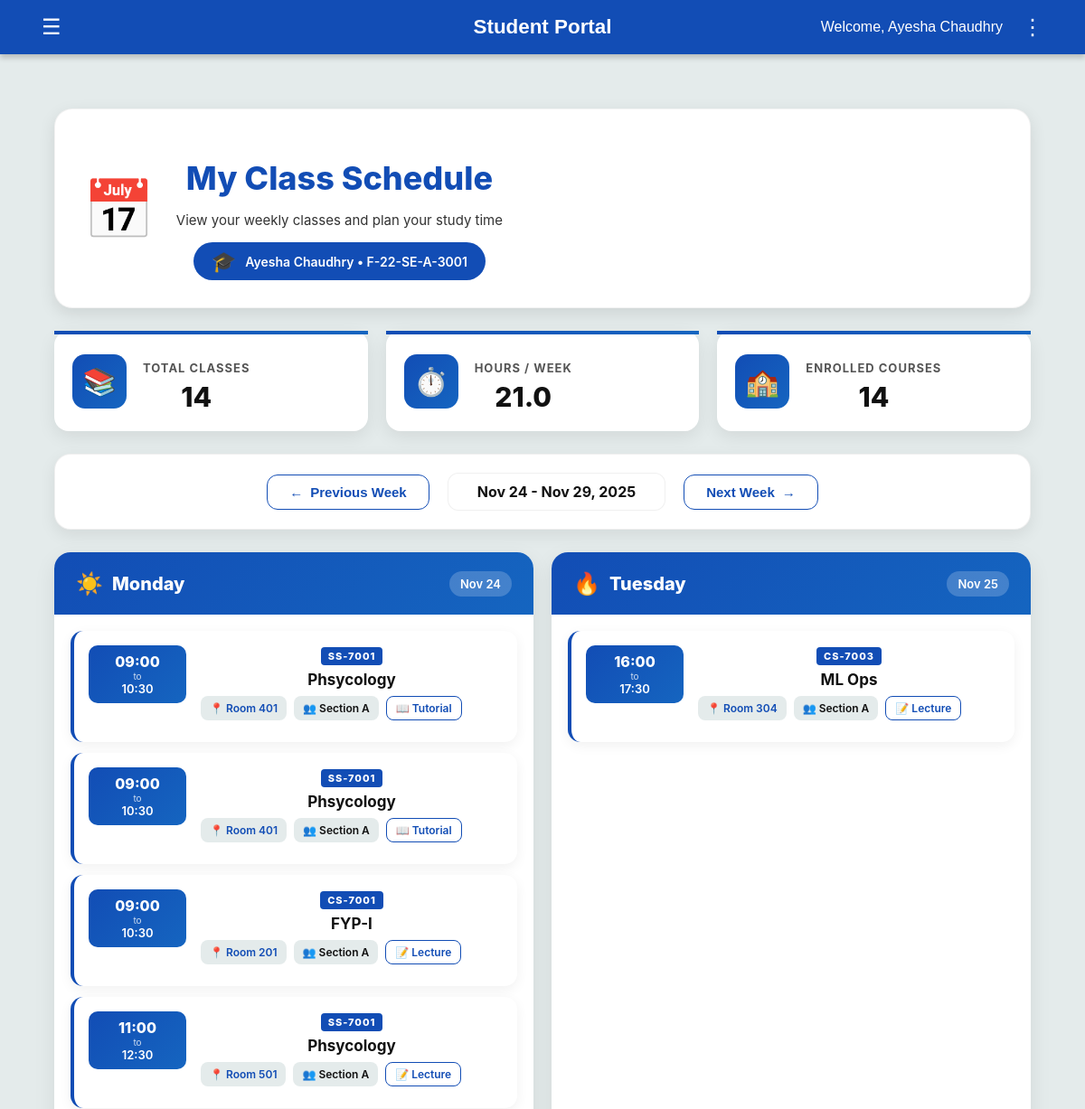
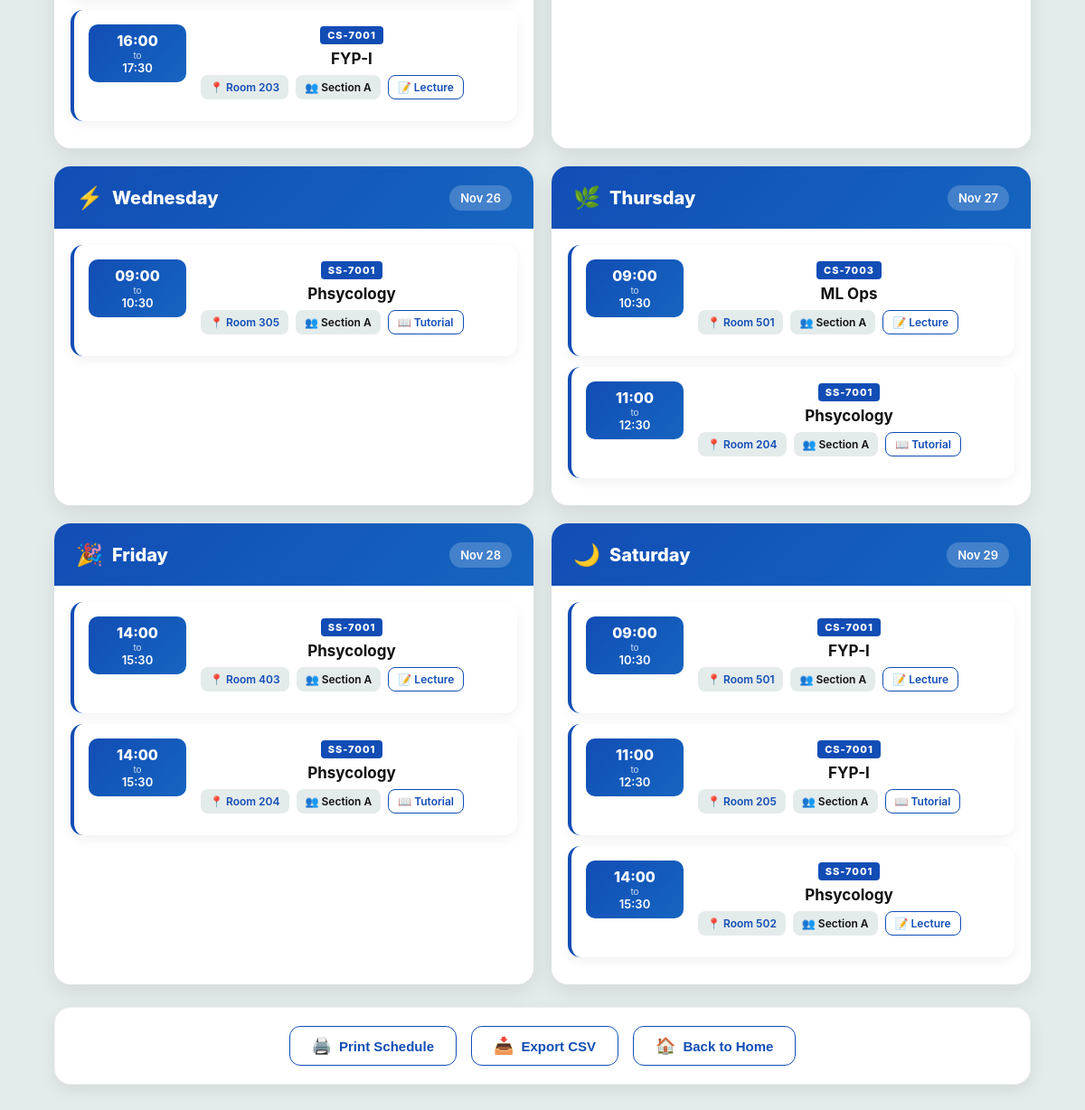
Page /student_timetable (signed in) on the committed database (2 pictures, top to bottom).
### tables this page shows
CREATE TABLE students (
        Roll_No TEXT PRIMARY KEY,
        Name TEXT,
        Gender TEXT,
        DOB TEXT,
        CNIC TEXT,
        Email TEXT,
        Mobile_No TEXT,
        Current_Address TEXT,
        Permanent_Address TEXT,
        Home_Phone TEXT,
        Postal_Code TEXT,
        Password TEXT
    );

CREATE TABLE timetable (
        id INTEGER PRIMARY KEY AUTOINCREMENT,
        Teacher_ID TEXT NOT NULL,
        Course_Code TEXT NOT NULL,
        Day TEXT NOT NULL,
        Start_Time TEXT NOT NULL,
        End_Time TEXT NOT NULL,
        Room TEXT NOT NULL,
        Section TEXT NOT NULL,
        Class_Type TEXT NOT NULL,
        Week_Number INTEGER DEFAULT 1,
        FOREIGN KEY (Teacher_ID) REFERENCES teachers(Teacher_ID),
        FOREIGN KEY (Course_Code) REFERENCES courses(Course_Code)
    );

CREATE TABLE courses (
        Course_Code TEXT PRIMARY KEY,
        Course_Name TEXT, Credit_Hr INTEGER, Prerequisite TEXT
    );

### app.py (the view, shortened to what this page needs)
@app.route('/student_timetable')
def student_timetable():
    if 'user' not in session:
        return redirect(url_for('student_login'))
    rollno = session['user']
    try:
        conn = sqlite3.connect('flake.db')
        conn.row_factory = sqlite3.Row
        cur = conn.cursor()
        cur.execute("SELECT Roll_No, Name FROM students WHERE Roll_No = ?", (rollno,))
        student = cur.fetchone()
        if not student:
            conn.close()
            flash("Student not found", "danger")
            return redirect(url_for('student_home'))
        section = None
        parts = rollno.split('-')
        if len(parts) >= 4:
            section_part = parts[3]
        elif len(parts) >= 3:
            section_part = parts[2]
        else:
            section_part = ''
        letters = ''.join(ch for ch in section_part if ch.isalpha())
        if letters:
            section = f"Section {letters.upper()}"
        if not section:
            section = "Section A"
        print("DEBUG [student_timetable] Roll_No:", rollno)
        print("DEBUG [student_timetable] computed section:", section)
        cur.execute("SELECT Course_Code FROM enrollments WHERE Roll_No = ?", (rollno,))
        enrolled_courses = [row['Course_Code'] for row in cur.fetchall()]
        print("DEBUG [student_timetable] enrolled_courses:", enrolled_courses)
        placeholders = ','.join('?' for _ in enrolled_courses)
        query = f"""
            SELECT t.Day, t.Start_Time, t.End_Time, t.Room, t.Section, t.Class_Type,
                   t.Course_Code, c.Course_Name
            FROM timetable t
            JOIN courses c ON t.Course_Code = c.Course_Code
            WHERE t.Section = ? AND t.Course_Code IN ({placeholders})
            ORDER BY
                CASE t.Day
                    WHEN 'Monday' THEN 1
                    WHEN 'Tuesday' THEN 2
                    WHEN 'Wednesday' THEN 3
                    WHEN 'Thursday' THEN 4
                    WHEN 'Friday' THEN 5
                    WHEN 'Saturday' THEN 6
                END,
                t.Start_Time
        """
        params = [section] + enrolled_courses
        cur.execute(query, params)
        rows = cur.fetchall()
        print("DEBUG [student_timetable] timetable rows count:", len(rows))
        for r in rows[:5]:
            print("DEBUG [student_timetable] row:", dict(r))
        schedule = {}
        for row in rows:
            day = row['Day']
            if day not in schedule:
                schedule[day] = []
            schedule[day].append({
                'start_time': row['Start_Time'],
                'end_time': row['End_Time'],
                'course_code': row['Course_Code'],
                'course_name': row['Course_Name'],
                'room': row['Room'],
                'section': row['Section'],
                'type': row['Class_Type'],
                'students': ''
            })
        total_classes = sum(len(v) for v in schedule.values())
        total_hours = 0
        for classes in schedule.values():
            for cls in classes:
                s_h, s_m = map(int, cls['start_time'].split(':'))
                e_h, e_m = map(int, cls['end_time'].split(':'))
                start_min = s_h * 60 + s_m
                end_min = e_h * 60 + e_m
                total_hours += (end_min - start_min) / 60.0
        statistics = {
            'total_classes': total_classes,
            'total_hours': round(total_hours, 1),
            'total_students': 0
        }
        conn.close()
        return render_template(
            'student_timetable.html',
            student=student,
            schedule=schedule,
            statistics=statistics,
            user=rollno,
            username=student['Name']
        )
    except Exception as e:
        print("Error loading student timetable:", e)
        import traceback
        traceback.print_exc()
        flash("Error loading timetable", "danger")
        return redirect(url_for('student_home'))

### templates/student_timetable.html (shortened to what this page needs)
{% extends "student_dashboard.html" %}
{% block extra_css %}
<link rel="stylesheet" href="{{ url_for('static', filename='student_timetable.css') }}">
{% endblock %}
{% block content %}
<div class="timetable-wrapper">
  <div class="hero-section">
    <div class="hero-content">
      <div class="hero-icon">📅</div>
      <div class="hero-text">
        <h1>My Class Schedule</h1>
        <p>View your weekly classes and plan your study time</p>
        <div class="teacher-badge">
          <span class="badge-icon">🎓</span>
          <span>{{ student.Name }} • {{ student.Roll_No }}</span>
        </div>
      </div>
    </div>
  </div>
  <div class="stats-grid">
    <div class="stat-card">
      <div class="stat-content">
        <div class="stat-icon-box">📚</div>
        <div class="stat-info">
          <h3>Total Classes</h3>
          <div class="stat-value">{{ statistics.total_classes }}</div>
        </div>
      </div>
    </div>
    <div class="stat-card">
      <div class="stat-content">
        <div class="stat-icon-box">⏱️</div>
        <div class="stat-info">
          <h3>Hours / Week</h3>
          <div class="stat-value">{{ statistics.total_hours }}</div>
        </div>
      </div>
    </div>
    <div class="stat-card">
      <div class="stat-content">
        <div class="stat-icon-box">🏫</div>
        <div class="stat-info">
          <h3>Enrolled Courses</h3>
          <div class="stat-value">{{ statistics.total_classes }}</div>
        </div>
      </div>
    </div>
  </div>
  <div class="week-nav-container">
    <div class="week-nav">
      <button class="nav-btn" onclick="changeWeek(-1)">
        <span>←</span>
        <span>Previous Week</span>
      </button>
      <div class="week-display" id="weekDisplay">Current Week</div>
      <button class="nav-btn" onclick="changeWeek(1)">
        <span>Next Week</span>
        <span>→</span>
      </button>
    </div>
  </div>
  <div class="timetable-grid">
    {% for day in ['Monday', 'Tuesday', 'Wednesday', 'Thursday', 'Friday', 'Saturday'] %}
    <div class="day-card">
      <div class="day-header {{ day.lower() }}">
        <div class="day-header-content">
          <div class="day-name">
            <span class="day-emoji">
              {% if day == 'Monday' %}☀️{% elif day == 'Tuesday' %}🔥{% elif day == 'Wednesday' %}⚡{% elif day == 'Thursday' %}🌿{% elif day == 'Friday' %}🎉{% else %}🌙{% endif %}
            </span>
            <span>{{ day }}</span>
          </div>
          <div class="day-date" id="date-{{ day }}"></div>
        </div>
      </div>
      <div class="classes-container">
        {% if schedule.get(day) %}
          {% for class in schedule[day] %}
          <div class="class-card">
            <div class="class-header">
              <div class="class-time-badge">
                <div class="time-start">{{ class.start_time }}</div>
                <div class="time-separator">to</div>
                <div class="time-end">{{ class.end_time }}</div>
              </div>
              <div class="class-info">
                <div class="course-code">{{ class.course_code }}</div>
                <div class="course-name">{{ class.course_name }}</div>
                <div class="class-meta">
                  <span class="meta-badge room">📍 {{ class.room }}</span>
                  <span class="meta-badge section">👥 {{ class.section }}</span>
                  <span class="meta-badge type">
                    {% if class.type == 'Lab' %}💻{% elif class.type == 'Tutorial' %}📖{% else %}📝{% endif %} {{ class.type }}
                  </span>
                </div>
              </div>
            </div>
          </div>
          {% endfor %}
        {% else %}
          <div class="no-class">
            <div class="no-class-icon">🌴</div>
            <div>No classes scheduled today</div>
          </div>
        {% endif %}
      </div>
    </div>
    {% endfor %}
  </div>
  <div class="actions-container">
    <div class="action-buttons">
      <button class="action-btn" onclick="window.print()">
        <span class="btn-icon">🖨️</span>
        <span>Print Schedule</span>
      </button>
      <button class="action-btn" onclick="exportToCSV()">
        <span class="btn-icon">📥</span>
        <span>Export CSV</span>
      </button>
      <button class="action-btn" onclick="goToHome()">
        <span class="btn-icon">🏠</span>
        <span>Back to Home</span>
      </button>
    </div>
  </div>
</div>
{% endblock %}

### templates/student_dashboard.html (shortened to what this page needs)
<!DOCTYPE html>
<html lang="en">
  {% block extra_css %}{% endblock %}
  <head>
    <link
      rel="stylesheet"
      href="{{ url_for('static', filename='portal_template.css') }}"
    />
    <link
      rel="stylesheet"
      href="https://cdnjs.cloudflare.com/ajax/libs/font-awesome/6.5.0/css/all.min.css"
    />
  </head>
  <body>
    <header>
      <button class="left-btn" id="menuToggle">&#9776;</button>
      <h1 class="portal-title"><b>Student Portal</b></h1>
      <div class="user-info">
        <span>Welcome, {{ session.get('user_name', 'Student') }}</span>
        <button class="options-btn" id="optionsToggle">&#8942;</button>
      </div>
    </header>
    <main>
      {% block content %}{% endblock %}
    </main>
  </body>
</html>

### static/portal_template.css (style rules this page uses)
body { margin: 0; font-family: Arial, Helvetica, sans-serif; background-color: #E4EBEB; color: #333; }
header { background-color: #124DB5; display: flex; justify-content: space-between; align-items: center; padding: 15px 40px; color: white; box-shadow: 0 4px 6px rgba(0,0,0,0.2); position: relative; }
.left-btn, .options-btn { background: none; border: none; color: white; font-size: 24px; cursor: pointer; position: relative; }
.user-info { display: flex; align-items: center; gap: 15px; position: relative; }
main { padding: 40px; text-align: center; }
.portal-title { position: absolute; left: 50%; transform: translateX(-50%); font-size: 1.4rem; font-weight: bold; }

### rows in the picture
students: get "Ayesha Chaudhry", Name "Ayesha Chaudhry", Roll_No "F-22-SE-A-3001"
timetable: start_time "09:00", end_time "10:30", course_code "SS-7001", course_name "Phsycology", room "Room 401", section "Section A", type "Tutorial"
timetable: start_time "09:00", end_time "10:30", course_code "SS-7001", course_name "Phsycology", room "Room 401", section "Section A", type "Tutorial"
timetable: start_time "09:00", end_time "10:30", course_code "CS-7001", course_name "FYP-I", room "Room 201", section "Section A", type "Lecture"
timetable: start_time "11:00", end_time "12:30", course_code "SS-7001", course_name "Phsycology", room "Room 501", section "Section A", type "Lecture"
timetable: start_time "16:00", end_time "17:30", course_code "CS-7001", course_name "FYP-I", room "Room 203", section "Section A", type "Lecture"
timetable: start_time "16:00", end_time "17:30", course_code "CS-7003", course_name "ML Ops", room "Room 304", section "Section A", type "Lecture"
timetable: start_time "09:00", end_time "10:30", course_code "SS-7001", course_name "Phsycology", room "Room 305", section "Section A", type "Tutorial"
timetable: start_time "09:00", end_time "10:30", course_code "CS-7003", course_name "ML Ops", room "Room 501", section "Section A", type "Lecture"
timetable: start_time "11:00", end_time "12:30", course_code "SS-7001", course_name "Phsycology", room "Room 204", section "Section A", type "Tutorial"
timetable: start_time "14:00", end_time "15:30", course_code "SS-7001", course_name "Phsycology", room "Room 403", section "Section A", type "Lecture"
timetable: start_time "14:00", end_time "15:30", course_code "SS-7001", course_name "Phsycology", room "Room 204", section "Section A", type "Tutorial"
timetable: start_time "09:00", end_time "10:30", course_code "CS-7001", course_name "FYP-I", room "Room 501", section "Section A", type "Lecture"
timetable: start_time "11:00", end_time "12:30", course_code "CS-7001", course_name "FYP-I", room "Room 205", section "Section A", type "Tutorial"
timetable: start_time "14:00", end_time "15:30", course_code "SS-7001", course_name "Phsycology", room "Room 502", section "Section A", type "Lecture"

### other values in the picture
{{ statistics.total_classes }} "14"
{{ statistics.total_hours }} "21.0"
{{ day }} "Monday" "Tuesday" "Wednesday" "Thursday" "Friday" "Saturday"
